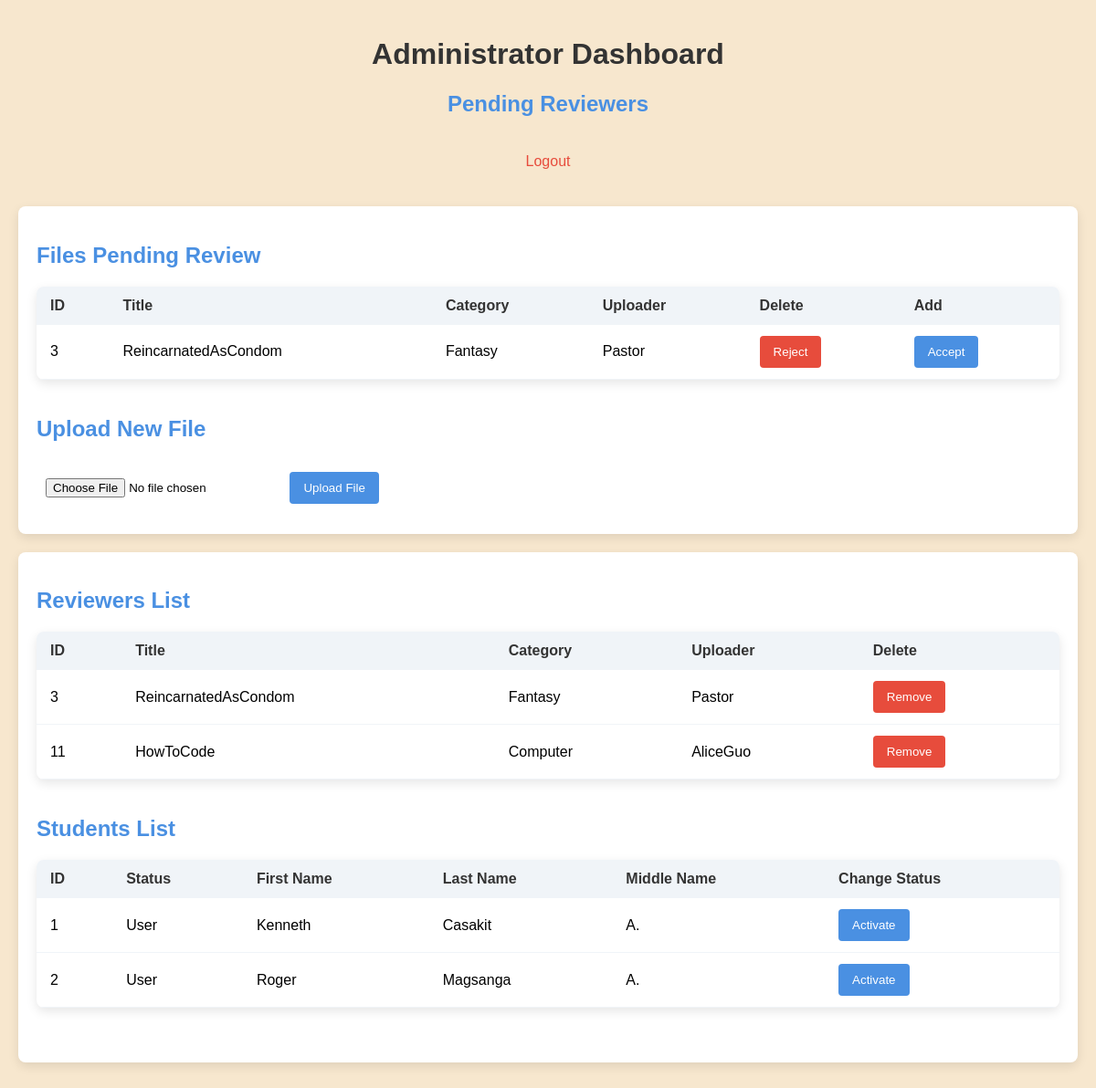
The app's page /public/admin.php with its own data.
### tables this page shows
CREATE TABLE `files` (
  `id` int(11) NOT NULL,
  `title` varchar(255) NOT NULL,
  `category` varchar(255) NOT NULL,
  `uploader` varchar(30) NOT NULL
);

CREATE TABLE `subjects` (
  `id` int(100) NOT NULL,
  `title` varchar(30) NOT NULL,
  `category` varchar(30) NOT NULL,
  `uploader` varchar(30) NOT NULL
);

CREATE TABLE `ccs_login` (
  `id` int(11) NOT NULL,
  `stunum` int(9) NOT NULL,
  `fname` varchar(50) NOT NULL,
  `mname` varchar(50) NOT NULL,
  `lname` varchar(50) NOT NULL,
  `password` varchar(50) NOT NULL,
  `secret` varchar(50) NOT NULL,
  `action` varchar(50) NOT NULL
);

### public/admin.php (the view, shortened to what this page needs)
<?php
include('../private/config.php');
$sql = "SELECT * FROM files";
$result = $con->query($sql);
if ($result->num_rows > 0) {
    $files = array();
    while($row = $result->fetch_assoc()) {
        $files[] = $row;
    }
} else {
    echo "No files found";
}
$sql = "SELECT * FROM subjects";
$result = $con->query($sql);
if ($result->num_rows > 0) {
    $users = array();
    while($row = $result->fetch_assoc()) {
        $users[] = $row;
    }
} else {
    echo "No users found";
}
$sql = "SELECT * FROM ccs_login";
$result = $con->query($sql);
if ($result->num_rows > 0) {
    $students = array();
    while($row = $result->fetch_assoc()) {
        $students[] = $row;
    }
} else {
    echo "No users found";
}
?>
<!DOCTYPE html>
<html lang="en">
<head>
</head>
<body>
<div class="container">
    <div class="admin-header">
        <h1>Administrator Dashboard</h1>
        <h2>Pending Reviewers</h2>
        <a href="logout.php" class="logout-link">Logout</a>
    </div>
    <div class="form-container">
        <h2>Files Pending Review</h2>
        <table>
            <tr>
                <th>ID</th>
                <th>Title</th>
                <th>Category</th>
                <th>Uploader</th>
                <th>Delete</th>
                <th>Add</th>
            </tr>
            <?php foreach ($files as $file) { ?>
                <tr>
                    <td><?php echo $file['id']; ?></td>
                    <td><?php echo $file['title']; ?></td>
                    <td><?php echo $file['category']; ?></td>
                    <td><?php echo $file['uploader']; ?></td>
                    <td>
                        <form action="delete_file.php" method="post" onsubmit="return confirm('Are you sure you want to delete this file?')">
                            <button type="submit" class="btn-danger">Reject</button>
                        </form>
                    </td>
                    <td>
                        <form action="add_file.php" method="post" onsubmit="return confirm('Are you sure you want to add this file?')">
                            <button type="submit">Accept</button>
                        </form>
                    </td>
                </tr>
            <?php } ?>
        </table>
        <h2>Upload New File</h2>
        <form action="upload_file.php" method="post" enctype="multipart/form-data">
            <input type="file" name="file_to_upload">
            <button type="submit">Upload File</button>
        </form>
    </div>
    <div class="form-container">
        <h2>Reviewers List</h2>
        <table>
            <tr>
                <th>ID</th>
                <th>Title</th>
                <th>Category</th>
                <th>Uploader</th>
                <th>Delete</th>
            </tr>
            <?php foreach ($users as $user) { ?>
                <tr>
                    <td><?php echo $user['id']; ?></td>
                    <td><?php echo $user['title']; ?></td>
                    <td><?php echo $user['category']; ?></td>
                    <td><?php echo $user['uploader']; ?></td>
                    <td>
                        <form action="delete_user.php" method="post" onsubmit="return confirm('Are you sure you want to removed this reviewer?')">
                            <button type="submit" class="btn-danger">Remove</button>
                        </form>
                    </td>
                </tr>
            <?php } ?>
        </table>
        <h2>Students List</h2>
        <table>
            <tr>
                <th>ID</th>
                <th>Status</th>
                <th>First Name</th>
                <th>Last Name</th>
                <th>Middle Name</th>
                <th>Change Status</th>
            </tr>
            <?php foreach ($students as $student) { ?>
                <tr>
                    <td><?php echo $student['id']; ?></td>
                    <td><?php echo $student['action']; ?></td>
                    <td><?php echo $student['fname']; ?></td>
                    <td><?php echo $student['lname']; ?></td>
                    <td><?php echo $student['mname']; ?></td>
                    <td>
                        <form action="change_status.php" method="post" onsubmit="return confirm('Are you sure you want to change the status of this student?')">
                            <?php if ($student['action'] == 'Active') { ?>
                                <button type="submit">Deactivate</button>
                            <?php } else { ?>
                                <button type="submit">Activate</button>
                            <?php } ?>
                        </form>
                    </td>
                </tr>
            <?php } ?>
        </table>
    </div>
</div>
</body>
</html>

### public/admin.php (style rules this page uses)
body { font-family: Arial, sans-serif; background-color: #F7E7CE; margin: 0; padding: 0; }
h1 { color: #333; }
h2 { color: #4A90E2; }
.container { max-width: 1200px; margin: 0 auto; padding: 20px; }
.admin-header { text-align: center; margin-bottom: 40px; }
table { width: 100%; border-collapse: collapse; margin-bottom: 40px; background-color: white; border-radius: 8px; overflow: hidden; box-shadow: 0 4px 12px rgba(0, 0, 0, 0.1); }
th, td { padding: 12px 15px; text-align: left; }
th { background-color: #f0f4f8; color: #333; }
td { border-bottom: 1px solid #f0f4f8; }
button { padding: 10px 15px; background-color: #4A90E2; color: white; border: none; border-radius: 4px; cursor: pointer; }
.btn-danger { background-color: #e74c3c; }
input[type="file"] { padding: 10px; margin: 10px 0; }
.form-container { margin-bottom: 20px; padding: 20px; background-color: #fff; border-radius: 8px; box-shadow: 0 4px 12px rgba(0, 0, 0, 0.1); }
.logout-link { display: inline-block; margin-top: 20px; color: #e74c3c; text-decoration: none; }

### records on screen
files: id "3", title "ReincarnatedAsCondom", category "Fantasy", uploader "Pastor"
subjects: id "11", title "HowToCode", category "Computer", uploader "AliceGuo"
ccs_login: id "1", action "User", fname "Kenneth", lname "Casakit", mname "A.", shows "Activate"
ccs_login: id "2", action "User", fname "Roger", lname "Magsanga", mname "A.", shows "Activate"
